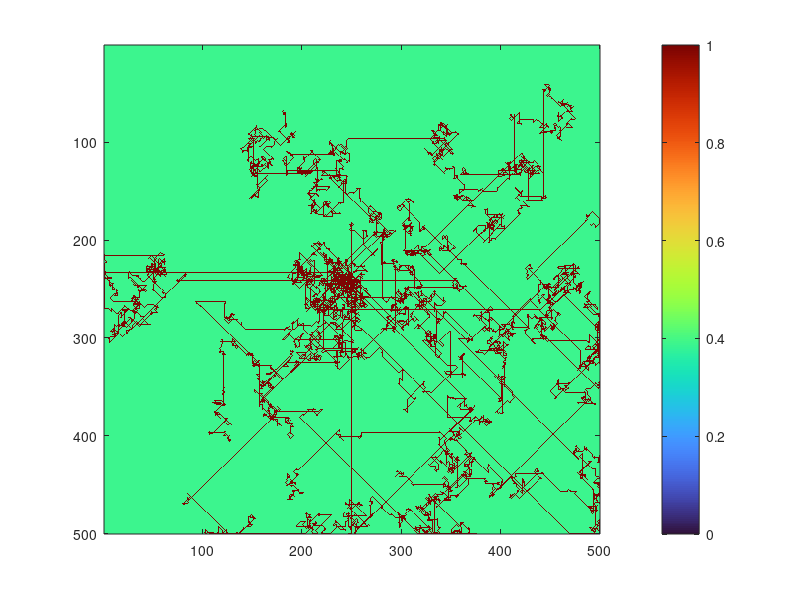

Source code (MATLAB):
% Create an environment of size 100x100
size = 500;
data = 100.*ones(size,size);

% Initializing
% Max Iterations
max_iter = 1000;
% Number of agents
N = 10;
% Initialize N agents at the centre of the map
x = round(size/2).*ones(N,1);
y = round(size/2).*ones(N,1);

for k = 1:N
    % Robot Spawn position;
    %x(k) = randi(size);
    %y(k) = randi(size);
    
    data(x(k),y(k)) = 255; % Marking the places robot has visited with red
    % Levy Flight parameters
    beta = 1.3;
    u = 0; s_u = 0;
    v = 0; s_v = 1;
    
    for i = 1:max_iter
        s = 0;
        while s==0
            s_u = ((gamma(1+beta)*sin(pi*beta/2))/(gamma((1+beta)/2)*(2^((beta-1)/2))*beta))^(1/beta);
            u = normrnd(0,s_u^2);
            v = normrnd(0,s_v^2);
            s = round(u/((abs(v)^(1/beta))));
        end
        dx = 0; dy = 0;
        while dx == 0 && dy == 0
            dx = randi(3)-2
            dy = randi(3)-2
        end
        for i = 1:abs(s)
            x(k) = max(min(x(k)+dx,size),1);
            y(k) = max(min(y(k)+dy,size),1);
            data(x(k),y(k)) = 255;
        end
    end
end


% Display it.
image(data);
% Initialize a color map array of 256 colors.
colorMap = turbo(256);
% Apply the colormap and show the colorbar
colormap(colorMap);
colorbar;